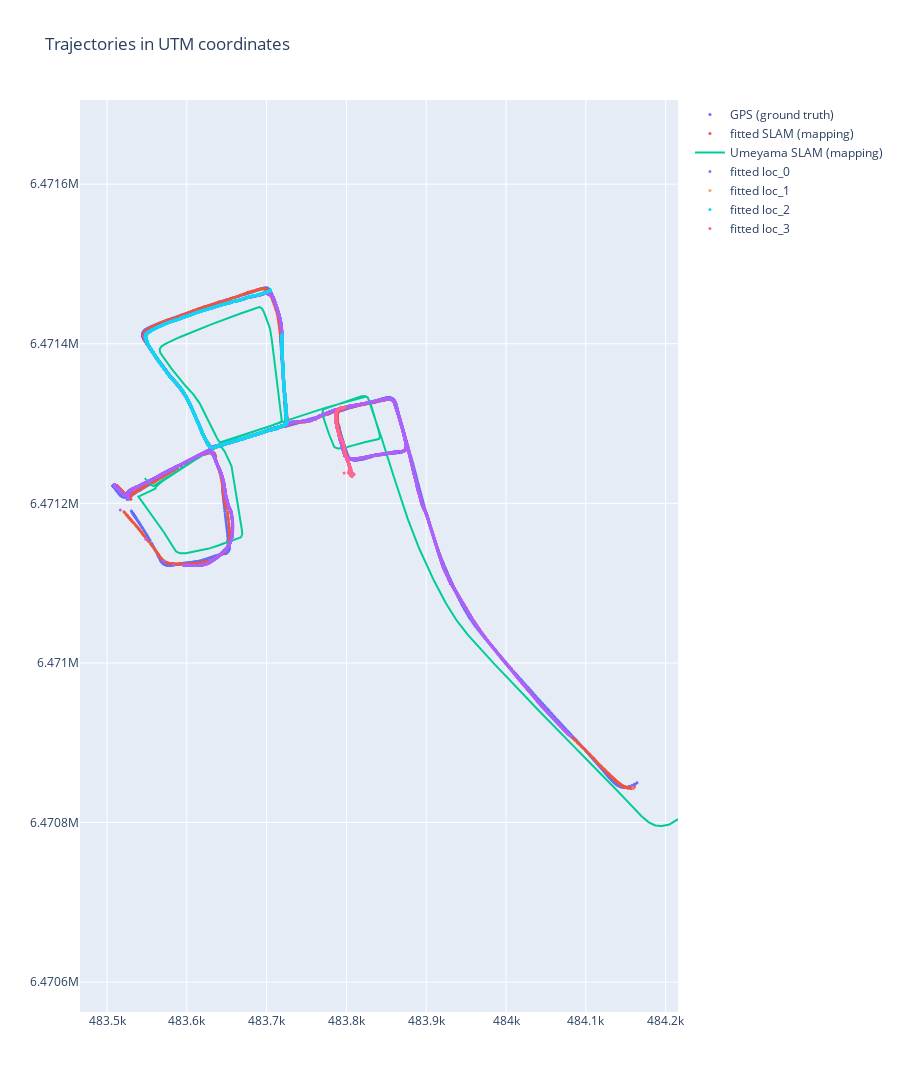

This figure's notebook cell:
### Code cell
fig_2d = processor.create_2d_plot_utm()
fig_2d.show()

### Figure 1 — Plotly figure (JSON) as saved in the notebook; plotly's stock layout.template omitted (floating-point values rounded to 4 significant figures; data arrays with more than 128 entries replaced by an {"elided": "..."} marker saying what was removed)
{"data": [{"marker": {"color": "#636EFA", "size": 3}, "mode": "markers", "name": "GPS (ground truth)", "type": "scatter", "x": {"elided": "1512 float values"}, "y": {"elided": "1512 float values"}}, {"marker": {"color": "#EF553B", "size": 3}, "mode": "markers", "name": "fitted SLAM (mapping)", "type": "scatter", "x": {"elided": "1512 float values"}, "y": {"elided": "1512 float values"}}, {"marker": {"color": "#00CC96", "size": 3}, "mode": "lines", "name": "Umeyama SLAM (mapping)", "type": "scatter", "x": {"elided": "1512 float values"}, "y": {"elided": "1512 float values"}}, {"marker": {"color": "#AB63FA", "size": 3}, "mode": "markers", "name": "fitted loc_0", "type": "scatter", "x": {"elided": "12183 float values"}, "y": {"elided": "12183 float values"}}, {"marker": {"color": "#FFA15A", "size": 3}, "mode": "markers", "name": "fitted loc_1", "type": "scatter", "x": [484200.0], "y": [6471000.0]}, {"marker": {"color": "#19D3F3", "size": 3}, "mode": "markers", "name": "fitted loc_2", "type": "scatter", "x": {"elided": "4316 float values"}, "y": {"elided": "4316 float values"}}, {"marker": {"color": "#FF6692", "size": 3}, "mode": "markers", "name": "fitted loc_3", "type": "scatter", "x": {"elided": "955 float values"}, "y": {"elided": "955 float values"}}], "layout": {"height": 1200, "title": {"text": "Trajectories in UTM coordinates"}, "yaxis": {"scaleanchor": "x", "scaleratio": 1}}}
